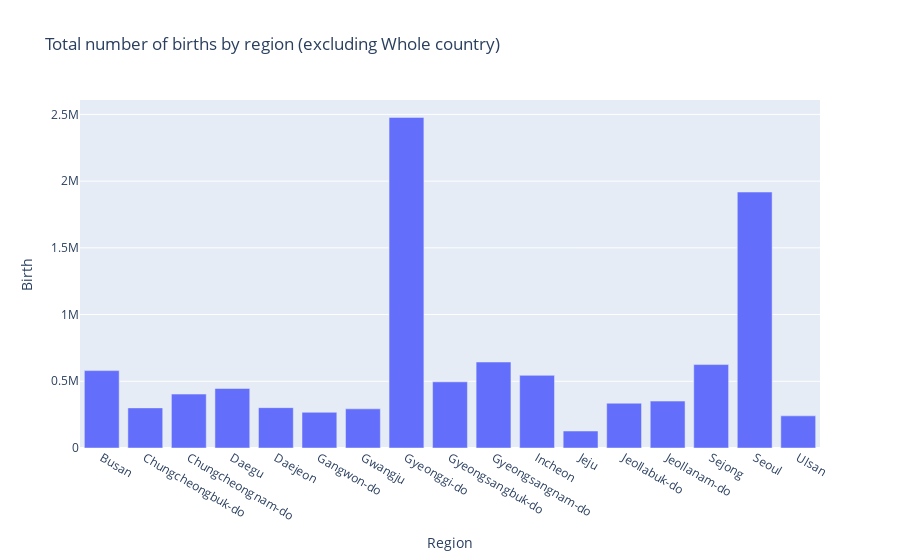

The cell this chart's notebook holds for it:
### Code cell
region_birth = df[df['Region'].str.strip().str.lower() != 'whole country'.lower()].groupby('Region')['Birth'].sum().reset_index()

print(region_birth)

#Plot of the total number of births by region (excluding "Whole country")
fig1 = px.bar(region_birth, x='Region', y='Birth', title='Total number of births by region (excluding Whole country)')
fig1.show()

### Figure 1 — Plotly figure (JSON) as saved in the notebook; plotly's stock layout.template omitted (floating-point values rounded to 4 significant figures)
{"data": [{"alignmentgroup": "True", "hovertemplate": "Region=%{x}<br>Birth=%{y}<extra></extra>", "legendgroup": "", "marker": {"color": "#636efa", "pattern": {"shape": ""}}, "name": "", "offsetgroup": "", "orientation": "v", "showlegend": false, "textposition": "auto", "type": "bar", "x": ["Busan", "Chungcheongbuk-do", "Chungcheongnam-do", "Daegu", "Daejeon", "Gangwon-do", "Gwangju", "Gyeonggi-do", "Gyeongsangbuk-do", "Gyeongsangnam-do", "Incheon", "Jeju", "Jeollabuk-do", "Jeollanam-do", "Sejong", "Seoul", "Ulsan"], "xaxis": "x", "y": [579966, 300647, 404042, 445953, 302202, 267500, 293339, 2477462, 495653, 644307, 544373, 127186, 335586, 351530, 625200.0, 1917937, 240834], "yaxis": "y"}], "layout": {"autosize": true, "barmode": "relative", "legend": {"tracegroupgap": 0}, "title": {"text": "Total number of births by region (excluding Whole country)"}, "xaxis": {"anchor": "y", "autorange": true, "domain": [0, 1], "range": [-0.5, 16.5], "title": {"text": "Region"}, "type": "category"}, "yaxis": {"anchor": "x", "autorange": true, "domain": [0, 1], "range": [0, 2608000.0], "title": {"text": "Birth"}, "type": "linear"}}}
